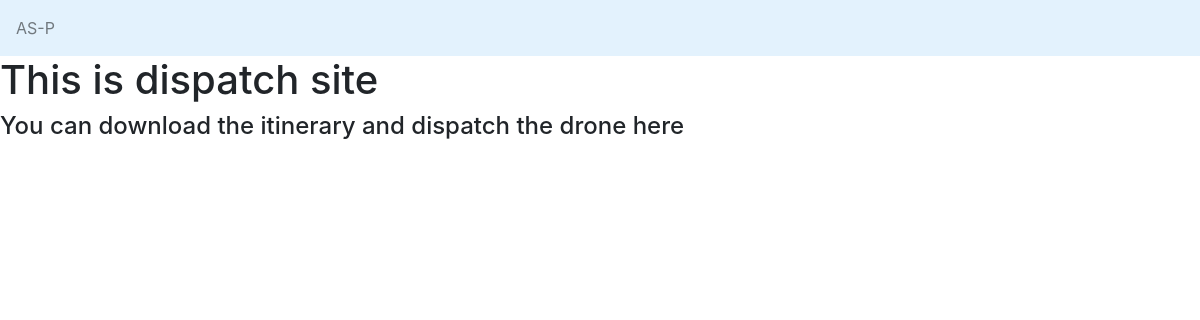
The page /asp/viewDispatch on the database as committed earlier.
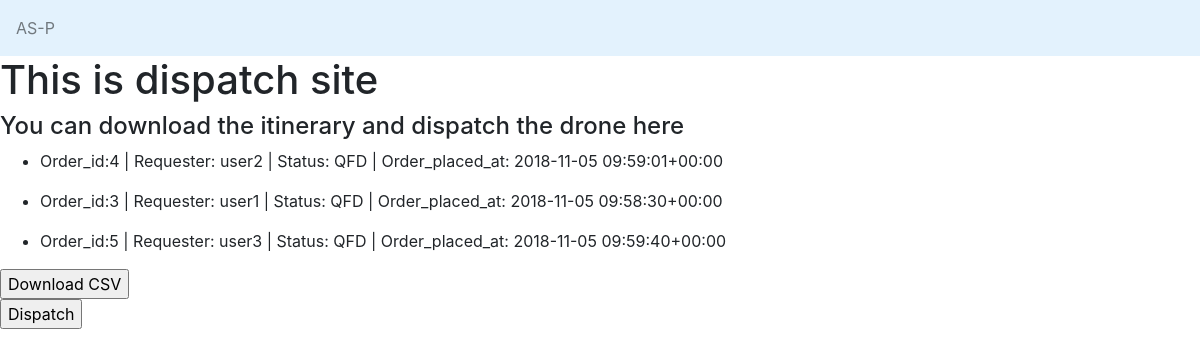
The same page on the database as committed later.
### asp/models.py (models this page shows, shortened)
class Order(models.Model):
    QUEUED_FOR_PROCESSING = 'QFP'
    PROCESSING_BY_WAREHOUSE = 'PBW'
    QUEUED_FOR_DISPATCH = 'QFD'
    DISPATCHED = 'DSD'
    DELIVERED = 'DLD'
    STATUS = (
        (QUEUED_FOR_PROCESSING, 'Queued for Processing'),
        (PROCESSING_BY_WAREHOUSE, 'Processing by Warehouse'),
        (QUEUED_FOR_DISPATCH, 'Queued for Dispatch'),
        (DISPATCHED, 'Dispatched'),
        (DELIVERED, 'Delivered')
    )
    PRIORITY_HIGH = 3
    PRIORITY_MEDIUM = 2
    PRIORITY_LOW = 1
    PRIORITY = (
        (PRIORITY_HIGH, 'high'),
        (PRIORITY_MEDIUM, 'medium'),
        (PRIORITY_LOW, 'low')
    )
    status = models.CharField(
        max_length = 3,
        choices = STATUS,
        default = QUEUED_FOR_PROCESSING
    )
    requester = models.ForeignKey(UserExt, on_delete = models.CASCADE)
    priority = models.PositiveIntegerField(
        choices = PRIORITY,
        default = PRIORITY_LOW
    )
    time_queued_processing = models.DateTimeField()
    time_processing = models.DateTimeField(null = True, blank = True)
    time_queued_dispatch = models.DateTimeField(null = True, blank = True)
    time_dispatched = models.DateTimeField(null = True, blank = True)
    time_delivered = models.DateTimeField(null = True, blank = True)
    def getTotalWeight(self):
        sumWeight = 0.0
        for item in Ordered_Item.objects.filter(order = self.id):
            sumWeight += Item.objects.get(name = item.item.name).weight * item.quantity
        return sumWeight
    def __str__(self):
        return f"Order_id:{self.id} | Requester: {self.requester.user.username} | Status: {self.status} | Order_placed_at: {self.time_queued_processing}"

class UserExt(models.Model):
    CLINIC_MANAGER = 'CM'
    DISPATCHER = 'DP'
    WAREHOUSE_PERSONNEL = 'WP'
    ADMIN = 'AD'
    ROLES = (
        (CLINIC_MANAGER, 'Clinic Manager'),
        (DISPATCHER, 'Dispatcher'),
        (WAREHOUSE_PERSONNEL, 'Warehouse Personnel'),
        (ADMIN, 'Admin')
    )
    user = models.OneToOneField(User, on_delete=models.CASCADE)
    hospital = models.ForeignKey(Hospital, on_delete=models.CASCADE, related_name = 'working_hospital')
    role = models.CharField(
        max_length = 2,
        choices = ROLES,
        default = CLINIC_MANAGER
    )

### asp/views.py (the view)
# urls.py: path('viewDispatch', views.viewDispatch, name='viewDispatch'),
def viewDispatch(request):
    ordersToDispatch = Order.objects.filter(status = 'QFD').order_by('-priority', 'time_queued_processing')
    if request.method == 'POST':
        count = int(request.POST.get("count"))
        i = 0
        for order in ordersToDispatch:
            order.status = 'DSD'
            order.time_dispatched = timezone.now()
            order.save()
            i+=1
            if i == count:
                break
        return redirect('/asp/viewDispatch')
    else:
        weightLimit = 23.8
        count = 0
        sumWeight = 0.0
        '''
        ityHospitals list containes all the hospitals to which the supplies are delivered
        the last element is the hospital that is dispatching all the ordered items
        '''
        ityHospitals = []
        if len(ordersToDispatch) >= 1:
            for order in ordersToDispatch:
                sumWeight += order.getTotalWeight()
                ityHospitals.append(UserExt.objects.get(id = order.requester.id).hospital)
                if sumWeight > weightLimit:
                    break
                count += 1
            supply_hospital = utils.getSupplyingHospital(ordersToDispatch[0])
            ityHospitals.append(supply_hospital)
            vertices = list()
            for x in ityHospitals:
                if x not in vertices:
                    vertices.append(x)
            itinerary = utils.generateItinerary(vertices, ordersToDispatch)
            path_to_file = utils.generateCSV(itinerary)
        return render(request, 'asp/dispatch.html', {'orders' : ordersToDispatch[:count], 'count': count})

### asp/models.py (called while the page is built)
    def __str__(self):
        return f"{self.name}"

### asp/utils.py (called while the page is built)
def generateCSV(content):
    path_to_file = 'asp/static/asp/itinerary.csv'
    with open(path_to_file, 'w') as csvFile:
        writer = csv.writer(csvFile)
        writer.writerows(content)
    csvFile.close()
    return path_to_file

def getSupplyingHospital(order):
    return order.requester.hospital.supplying_hospital

    def add_edge(self, from_node, to_node, weight):
        if from_node not in self.edges.keys():
            self.edges[from_node] = {}
        if to_node not in self.edges.keys():
            self.edges[to_node] = {}
        self.edges[from_node][to_node] = weight
        self.edges[to_node][from_node] = weight

    def shortest_route(self, startpoint):
        hospitals_to_permute =list(self.edges.keys())
        hospitals_to_permute.remove(startpoint)
        routes = []
        for route in itertools.permutations(hospitals_to_permute, len(self.edges)-1):
            route_length = self.edges[startpoint][route[0]] + sum(self.edges[i][j] for i, j in zip(route[:-1], route[1:])) \
                            + self.edges[route[-1]][startpoint]
            route_list = list(route)
            route_list.append(startpoint)
            routes.append((route_list, route_length))
        min_value = min(routes, key=lambda x:x[1])[1]
        min_routes = list(filter( lambda x:x[1] == min_value, routes))
        return min_routes

### asp/templates/asp/dispatch.html (shortened to what this page needs)
{% extends "asp/header.html" %}
{% block content %}
<h1>This is dispatch site</h1>
<h4>You can download the itinerary and dispatch the drone here</h4>
<ul>
    {% for order in orders %}
        <li>
            <p>{{ order }}</p>
        </li>
    {% endfor %}
</ul>
{% if count > 0 %}
        <form action="/asp/downloadItinerary" method="get">
            <input type="submit" value="Download CSV">
        </form>
        <form action="/asp/viewDispatch" method="post">
            <input type="submit" value="Dispatch">
        </form>
{% endif %}
{% endblock %}

### asp/templates/asp/header.html (shortened to what this page needs)
<!DOCTYPE html>
<html lang="en">
<head>
    <link rel="stylesheet" href="https://stackpath.bootstrapcdn.com/bootstrap/4.1.3/css/bootstrap.min.css"></head>
    {% load static %}
</head>
<body>
    <nav class="navbar navbar-light" style="background-color: #e3f2fd;">
      <span class="navbar-text">
        AS-P
      </span>
    </nav>
    <div>
       {% block content %}
       {% endblock %}
    </div>
</body>
</html>

Rows that differ between the two databases and show on the page:
added Order: id+requester+status "Order_id:4 | Requester: user2 | Status: QFD | Order_placed_at: 2018-11-05 09:59:01+00:00"
added Order: id+requester+status "Order_id:3 | Requester: user1 | Status: QFD | Order_placed_at: 2018-11-05 09:58:30+00:00"
added Order: id+requester+status "Order_id:5 | Requester: user3 | Status: QFD | Order_placed_at: 2018-11-05 09:59:40+00:00"
Other text that changed with them:
form field value: (not shown) → "Download CSV"
form field value: (not shown) → "Dispatch"
